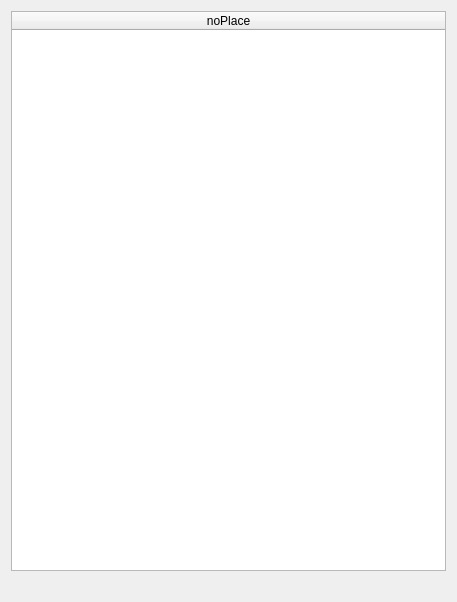
<?xml version="1.0" encoding="UTF-8"?>
<ui version="4.0">
 <class>fct_fournie_comp_P3_1</class>
 <widget class="QDialog" name="fct_fournie_comp_P3_1">
  <property name="geometry">
   <rect>
    <x>0</x>
    <y>0</y>
    <width>457</width>
    <height>602</height>
   </rect>
  </property>
  <property name="windowTitle">
   <string>Numéros des places libres</string>
  </property>
  <layout class="QVBoxLayout" name="verticalLayout">
   <item>
    <widget class="QTableWidget" name="table_fct_comp_P3_1">
     <attribute name="horizontalHeaderDefaultSectionSize">
      <number>200</number>
     </attribute>
     <attribute name="horizontalHeaderMinimumSectionSize">
      <number>50</number>
     </attribute>
     <attribute name="horizontalHeaderStretchLastSection">
      <bool>true</bool>
     </attribute>
     <attribute name="verticalHeaderVisible">
      <bool>false</bool>
     </attribute>
     <column>
      <property name="text">
       <string>noPlace</string>
      </property>
     </column>
    </widget>
   </item>
   <item>
    <widget class="QLabel" name="label_fct_comp_P3_1">
     <property name="text">
      <string/>
     </property>
     <property name="alignment">
      <set>Qt::AlignCenter</set>
     </property>
    </widget>
   </item>
  </layout>
 </widget>
 <resources/>
 <connections/>
</ui>
